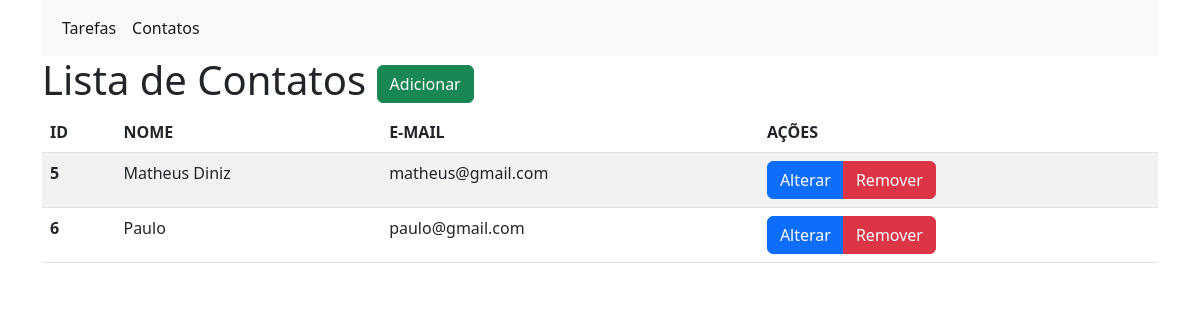
The app's page /contatos/, older data.
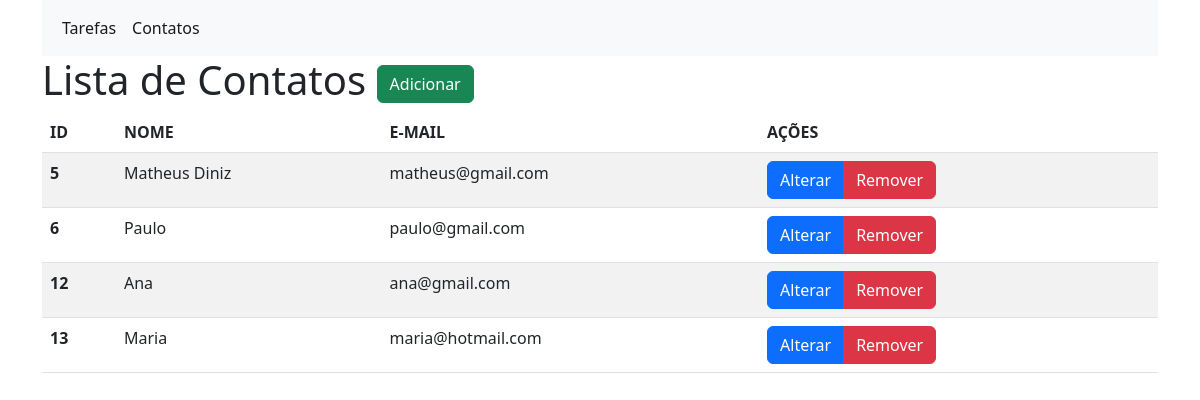
The same page, newer data.
### contatos/models.py (models this page shows, shortened)
class Contato(models.Model):
    nome = models.CharField(max_length=120)
    email = models.EmailField()
    data_alteracao = models.DateTimeField('data/hora', null=True, blank=True)
    data_cadastro = models.DateTimeField('data/hora')

### contatos/views.py (the view)
# urls.py: path('contatos/', lista_contatos, name='lista_contatos'),
def lista_contatos(request):
    contatos = Contato.objects.all()
    return render(request, 'contatos.html', {'contatos': contatos})

### contatos/templates/contatos.html (shortened to what this page needs)
<!DOCTYPE html>
<html lang="pt-br">
    <head>
        <link href="https://cdn.jsdelivr.net/npm/bootstrap@5.2.0/dist/css/bootstrap.min.css" rel="stylesheet">
    </head>
    <body>
        <div class="container">
            <nav class="navbar navbar-expand-lg bg-light">
                <div class="container-fluid">
                    <div class="collapse navbar-collapse" id="navbarSupportedContent">
                        <ul class="navbar-nav me-auto mb-2 mb-lg-0">
                            <li class="nav-item">
                                <a class="nav-link active" aria-current="page" href="{% url 'lista_tarefa' %}">Tarefas</a>
                            </li>
                            <li class="nav-item">
                                <a class="nav-link active" aria-current="page" href="{% url 'lista_contatos' %}">Contatos</a>
                            </li>
                        </ul>
                    </div>
                </div>
            </nav>
            <h1>
                Lista de Contatos
                <a class="btn btn-success" href="{% url 'novo_contato' %}">Adicionar</a>
            </h1>
            <table class="table table-striped">
                <thead>
                    <tr>
                        <th scope="col">ID</th>
                        <th scope="col">NOME</th>
                        <th scope="col">E-MAIL</th>
                        <th scope="col">AÇÕES</th>
                    </tr>
                </thead>
                <tbody>
                    {% for contato in contatos %}
                        <tr>
                            <th scope="row">{{ contato.id }}</th>
                            <td>{{ contato.nome }}</td>
                            <td>{{ contato.email }}</td>
                            <td>
                                <div class="btn-group" role="group" aria-label="Basic example">
                                    <a class="btn btn-primary" href="{% url 'alterar_contato' contato.id %}">Alterar</a>
                                    <a class="btn btn-danger" href="{% url 'remover_contato' contato.id %}">Remover</a>
                                </div>
                            </td>
                        </tr>
                    {% endfor %}
                </tbody>
            </table>
        </div>
    </body>
</html>

Row changes from the older to the newer data that the page shows:
added Contato: id "12", nome "Ana", email "ana@gmail.com"
added Contato: id "13", nome "Maria", email "maria@hotmail.com"
